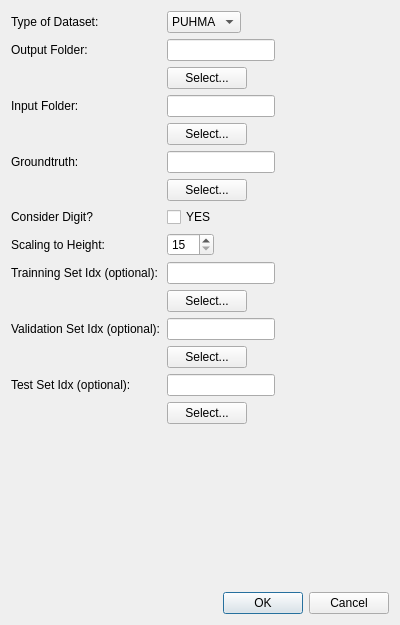
<?xml version="1.0" encoding="UTF-8"?>
<ui version="4.0">
 <class>ConfigDialog</class>
 <widget class="QDialog" name="ConfigDialog">
  <property name="geometry">
   <rect>
    <x>0</x>
    <y>0</y>
    <width>400</width>
    <height>625</height>
   </rect>
  </property>
  <property name="sizePolicy">
   <sizepolicy hsizetype="Minimum" vsizetype="Minimum">
    <horstretch>0</horstretch>
    <verstretch>0</verstretch>
   </sizepolicy>
  </property>
  <property name="windowTitle">
   <string>Dialog</string>
  </property>
  <layout class="QVBoxLayout" name="verticalLayout">
   <item>
    <layout class="QFormLayout" name="formLayout">
     <property name="fieldGrowthPolicy">
      <enum>QFormLayout::FieldsStayAtSizeHint</enum>
     </property>
     <item row="0" column="0">
      <widget class="QLabel" name="DataSetTypeL">
       <property name="text">
        <string>Type of Dataset:</string>
       </property>
      </widget>
     </item>
     <item row="0" column="1">
      <widget class="QComboBox" name="DataSetTypeCB">
       <item>
        <property name="text">
         <string>PUHMA</string>
        </property>
       </item>
       <item>
        <property name="text">
         <string>IAM</string>
        </property>
       </item>
      </widget>
     </item>
     <item row="1" column="0">
      <widget class="QLabel" name="label_out">
       <property name="text">
        <string>Output Folder:</string>
       </property>
      </widget>
     </item>
     <item row="1" column="1">
      <widget class="QLineEdit" name="ConfigOutput"/>
     </item>
     <item row="2" column="1">
      <widget class="QPushButton" name="OutputFolderSelector">
       <property name="text">
        <string>Select...</string>
       </property>
      </widget>
     </item>
     <item row="3" column="0">
      <widget class="QLabel" name="label_2">
       <property name="text">
        <string>Input Folder:</string>
       </property>
      </widget>
     </item>
     <item row="3" column="1">
      <widget class="QLineEdit" name="ConfigInput"/>
     </item>
     <item row="5" column="0">
      <widget class="QLabel" name="label_gt">
       <property name="text">
        <string>Groundtruth:</string>
       </property>
      </widget>
     </item>
     <item row="5" column="1">
      <widget class="QLineEdit" name="ConfigGT"/>
     </item>
     <item row="6" column="1">
      <widget class="QPushButton" name="GtFileSelector">
       <property name="text">
        <string>Select...</string>
       </property>
      </widget>
     </item>
     <item row="8" column="0">
      <widget class="QLabel" name="label">
       <property name="text">
        <string>Consider Digit?</string>
       </property>
      </widget>
     </item>
     <item row="8" column="1">
      <widget class="QCheckBox" name="PHOCDigitTrue">
       <property name="text">
        <string>YES</string>
       </property>
      </widget>
     </item>
     <item row="4" column="1">
      <widget class="QPushButton" name="InputFolderSelector">
       <property name="text">
        <string>Select...</string>
       </property>
      </widget>
     </item>
     <item row="9" column="0">
      <widget class="QLabel" name="label_3">
       <property name="text">
        <string>Scaling to Height:</string>
       </property>
      </widget>
     </item>
     <item row="9" column="1">
      <widget class="QSpinBox" name="ImagesHeightSB">
       <property name="minimum">
        <number>15</number>
       </property>
       <property name="maximum">
        <number>200</number>
       </property>
      </widget>
     </item>
     <item row="10" column="0">
      <widget class="QLabel" name="label_4">
       <property name="text">
        <string>Trainning Set Idx (optional):</string>
       </property>
      </widget>
     </item>
     <item row="12" column="0">
      <widget class="QLabel" name="label_5">
       <property name="text">
        <string>Validation Set Idx (optional):</string>
       </property>
      </widget>
     </item>
     <item row="14" column="0">
      <widget class="QLabel" name="label_6">
       <property name="text">
        <string>Test Set Idx (optional):</string>
       </property>
      </widget>
     </item>
     <item row="10" column="1">
      <widget class="QLineEdit" name="ConfigTrainSet"/>
     </item>
     <item row="12" column="1">
      <widget class="QLineEdit" name="ConfigValiSet"/>
     </item>
     <item row="14" column="1">
      <widget class="QLineEdit" name="ConfigTestSet"/>
     </item>
     <item row="11" column="1">
      <widget class="QPushButton" name="TrainSetSelector">
       <property name="text">
        <string>Select...</string>
       </property>
      </widget>
     </item>
     <item row="13" column="1">
      <widget class="QPushButton" name="ValiSetSelector">
       <property name="text">
        <string>Select...</string>
       </property>
      </widget>
     </item>
     <item row="15" column="1">
      <widget class="QPushButton" name="TestSetSelector">
       <property name="text">
        <string>Select...</string>
       </property>
      </widget>
     </item>
    </layout>
   </item>
   <item>
    <layout class="QHBoxLayout" name="horizontalLayout">
     <item>
      <spacer name="horizontalSpacer">
       <property name="orientation">
        <enum>Qt::Horizontal</enum>
       </property>
       <property name="sizeHint" stdset="0">
        <size>
         <width>40</width>
         <height>20</height>
        </size>
       </property>
      </spacer>
     </item>
     <item>
      <widget class="QDialogButtonBox" name="buttonBox">
       <property name="sizePolicy">
        <sizepolicy hsizetype="Fixed" vsizetype="Fixed">
         <horstretch>0</horstretch>
         <verstretch>0</verstretch>
        </sizepolicy>
       </property>
       <property name="orientation">
        <enum>Qt::Horizontal</enum>
       </property>
       <property name="standardButtons">
        <set>QDialogButtonBox::Cancel|QDialogButtonBox::Ok</set>
       </property>
      </widget>
     </item>
    </layout>
   </item>
  </layout>
 </widget>
 <resources/>
 <connections>
  <connection>
   <sender>DataSetTypeCB</sender>
   <signal>currentIndexChanged(int)</signal>
   <receiver>ConfigDialog</receiver>
   <slot>dataset_type_changed()</slot>
   <hints>
    <hint type="sourcelabel">
     <x>20</x>
     <y>20</y>
    </hint>
    <hint type="destinationlabel">
     <x>20</x>
     <y>20</y>
    </hint>
   </hints>
  </connection>
  <connection>
   <sender>OutputFolderSelector</sender>
   <signal>clicked()</signal>
   <receiver>ConfigDialog</receiver>
   <slot>output_folder_select()</slot>
   <hints>
    <hint type="sourcelabel">
     <x>20</x>
     <y>20</y>
    </hint>
    <hint type="destinationlabel">
     <x>20</x>
     <y>20</y>
    </hint>
   </hints>
  </connection>
  <connection>
   <sender>TrainSetSelector</sender>
   <signal>clicked()</signal>
   <receiver>ConfigDialog</receiver>
   <slot>trainset_select()</slot>
   <hints>
    <hint type="sourcelabel">
     <x>20</x>
     <y>20</y>
    </hint>
    <hint type="destinationlabel">
     <x>20</x>
     <y>20</y>
    </hint>
   </hints>
  </connection>
  <connection>
   <sender>ValiSetSelector</sender>
   <signal>clicked()</signal>
   <receiver>ConfigDialog</receiver>
   <slot>valiset_select()</slot>
   <hints>
    <hint type="sourcelabel">
     <x>20</x>
     <y>20</y>
    </hint>
    <hint type="destinationlabel">
     <x>20</x>
     <y>20</y>
    </hint>
   </hints>
  </connection>
  <connection>
   <sender>TestSetSelector</sender>
   <signal>clicked()</signal>
   <receiver>ConfigDialog</receiver>
   <slot>testset_select()</slot>
   <hints>
    <hint type="sourcelabel">
     <x>20</x>
     <y>20</y>
    </hint>
    <hint type="destinationlabel">
     <x>20</x>
     <y>20</y>
    </hint>
   </hints>
  </connection>
  <connection>
   <sender>InputFolderSelector</sender>
   <signal>clicked()</signal>
   <receiver>ConfigDialog</receiver>
   <slot>input_folder_select()</slot>
   <hints>
    <hint type="sourcelabel">
     <x>20</x>
     <y>20</y>
    </hint>
    <hint type="destinationlabel">
     <x>20</x>
     <y>20</y>
    </hint>
   </hints>
  </connection>
  <connection>
   <sender>GtFileSelector</sender>
   <signal>clicked()</signal>
   <receiver>ConfigDialog</receiver>
   <slot>gt_file_select()</slot>
   <hints>
    <hint type="sourcelabel">
     <x>20</x>
     <y>20</y>
    </hint>
    <hint type="destinationlabel">
     <x>20</x>
     <y>20</y>
    </hint>
   </hints>
  </connection>
 </connections>
</ui>
